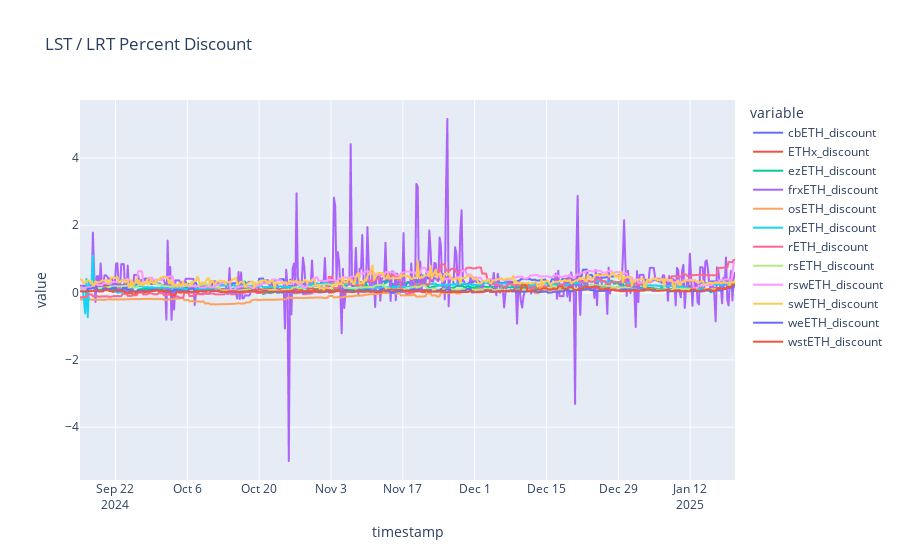

Source (notebook cell):
### Code cell
px.line(oracle_and_backing_df[cols], title="LST / LRT Percent Discount")

### Figure 1 — Plotly figure (JSON) as saved in the notebook; plotly's stock layout.template omitted (floating-point values rounded to 4 significant figures; data arrays with more than 128 entries replaced by an {"elided": "..."} marker saying what was removed)
{"data": [{"hovertemplate": "variable=cbETH_discount<br>timestamp=%{x}<br>value=%{y}<extra></extra>", "legendgroup": "cbETH_discount", "line": {"color": "#636efa", "dash": "solid"}, "marker": {"symbol": "circle"}, "mode": "lines", "name": "cbETH_discount", "showlegend": true, "type": "scattergl", "x": {"elided": "509 str values"}, "xaxis": "x", "y": {"elided": "509 float values"}, "yaxis": "y"}, {"hovertemplate": "variable=ETHx_discount<br>timestamp=%{x}<br>value=%{y}<extra></extra>", "legendgroup": "ETHx_discount", "line": {"color": "#EF553B", "dash": "solid"}, "marker": {"symbol": "circle"}, "mode": "lines", "name": "ETHx_discount", "showlegend": true, "type": "scattergl", "x": {"elided": "509 str values"}, "xaxis": "x", "y": {"elided": "509 float values"}, "yaxis": "y"}, {"hovertemplate": "variable=ezETH_discount<br>timestamp=%{x}<br>value=%{y}<extra></extra>", "legendgroup": "ezETH_discount", "line": {"color": "#00cc96", "dash": "solid"}, "marker": {"symbol": "circle"}, "mode": "lines", "name": "ezETH_discount", "showlegend": true, "type": "scattergl", "x": {"elided": "509 str values"}, "xaxis": "x", "y": {"elided": "509 float values"}, "yaxis": "y"}, {"hovertemplate": "variable=frxETH_discount<br>timestamp=%{x}<br>value=%{y}<extra></extra>", "legendgroup": "frxETH_discount", "line": {"color": "#ab63fa", "dash": "solid"}, "marker": {"symbol": "circle"}, "mode": "lines", "name": "frxETH_discount", "showlegend": true, "type": "scattergl", "x": {"elided": "509 str values"}, "xaxis": "x", "y": {"elided": "509 float values"}, "yaxis": "y"}, {"hovertemplate": "variable=osETH_discount<br>timestamp=%{x}<br>value=%{y}<extra></extra>", "legendgroup": "osETH_discount", "line": {"color": "#FFA15A", "dash": "solid"}, "marker": {"symbol": "circle"}, "mode": "lines", "name": "osETH_discount", "showlegend": true, "type": "scattergl", "x": {"elided": "509 str values"}, "xaxis": "x", "y": {"elided": "509 float values"}, "yaxis": "y"}, {"hovertemplate": "variable=pxETH_discount<br>timestamp=%{x}<br>value=%{y}<extra></extra>", "legendgroup": "pxETH_discount", "line": {"color": "#19d3f3", "dash": "solid"}, "marker": {"symbol": "circle"}, "mode": "lines", "name": "pxETH_discount", "showlegend": true, "type": "scattergl", "x": {"elided": "509 str values"}, "xaxis": "x", "y": {"elided": "509 float values"}, "yaxis": "y"}, {"hovertemplate": "variable=rETH_discount<br>timestamp=%{x}<br>value=%{y}<extra></extra>", "legendgroup": "rETH_discount", "line": {"color": "#FF6692", "dash": "solid"}, "marker": {"symbol": "circle"}, "mode": "lines", "name": "rETH_discount", "showlegend": true, "type": "scattergl", "x": {"elided": "509 str values"}, "xaxis": "x", "y": {"elided": "509 float values"}, "yaxis": "y"}, {"hovertemplate": "variable=rsETH_discount<br>timestamp=%{x}<br>value=%{y}<extra></extra>", "legendgroup": "rsETH_discount", "line": {"color": "#B6E880", "dash": "solid"}, "marker": {"symbol": "circle"}, "mode": "lines", "name": "rsETH_discount", "showlegend": true, "type": "scattergl", "x": {"elided": "509 str values"}, "xaxis": "x", "y": {"elided": "509 float values"}, "yaxis": "y"}, {"hovertemplate": "variable=rswETH_discount<br>timestamp=%{x}<br>value=%{y}<extra></extra>", "legendgroup": "rswETH_discount", "line": {"color": "#FF97FF", "dash": "solid"}, "marker": {"symbol": "circle"}, "mode": "lines", "name": "rswETH_discount", "showlegend": true, "type": "scattergl", "x": {"elided": "509 str values"}, "xaxis": "x", "y": {"elided": "509 float values"}, "yaxis": "y"}, {"hovertemplate": "variable=swETH_discount<br>timestamp=%{x}<br>value=%{y}<extra></extra>", "legendgroup": "swETH_discount", "line": {"color": "#FECB52", "dash": "solid"}, "marker": {"symbol": "circle"}, "mode": "lines", "name": "swETH_discount", "showlegend": true, "type": "scattergl", "x": {"elided": "509 str values"}, "xaxis": "x", "y": {"elided": "509 float values"}, "yaxis": "y"}, {"hovertemplate": "variable=weETH_discount<br>timestamp=%{x}<br>value=%{y}<extra></extra>", "legendgroup": "weETH_discount", "line": {"color": "#636efa", "dash": "solid"}, "marker": {"symbol": "circle"}, "mode": "lines", "name": "weETH_discount", "showlegend": true, "type": "scattergl", "x": {"elided": "509 str values"}, "xaxis": "x", "y": {"elided": "509 float values"}, "yaxis": "y"}, {"hovertemplate": "variable=wstETH_discount<br>timestamp=%{x}<br>value=%{y}<extra></extra>", "legendgroup": "wstETH_discount", "line": {"color": "#EF553B", "dash": "solid"}, "marker": {"symbol": "circle"}, "mode": "lines", "name": "wstETH_discount", "showlegend": true, "type": "scattergl", "x": {"elided": "509 str values"}, "xaxis": "x", "y": {"elided": "509 float values"}, "yaxis": "y"}], "layout": {"legend": {"title": {"text": "variable"}, "tracegroupgap": 0}, "title": {"text": "LST / LRT Percent Discount"}, "xaxis": {"anchor": "y", "domain": [0, 1], "title": {"text": "timestamp"}}, "yaxis": {"anchor": "x", "domain": [0, 1], "title": {"text": "value"}}}}
